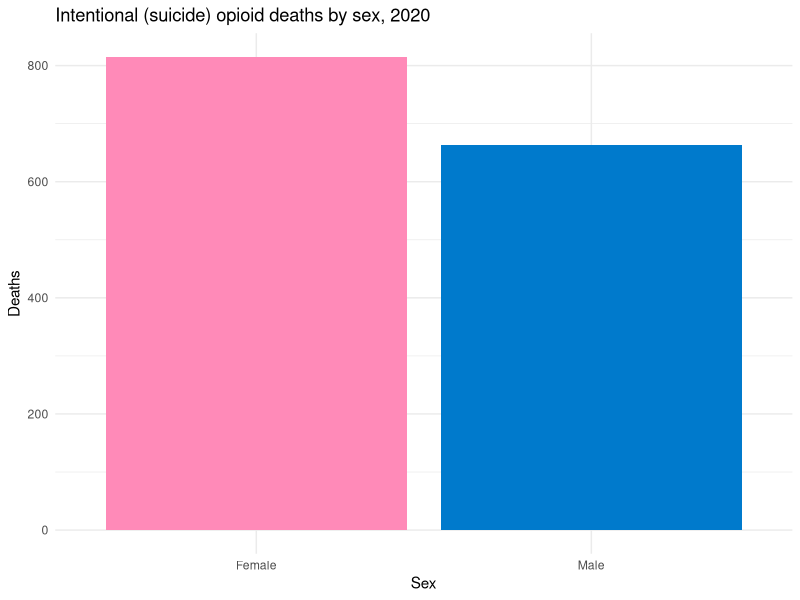
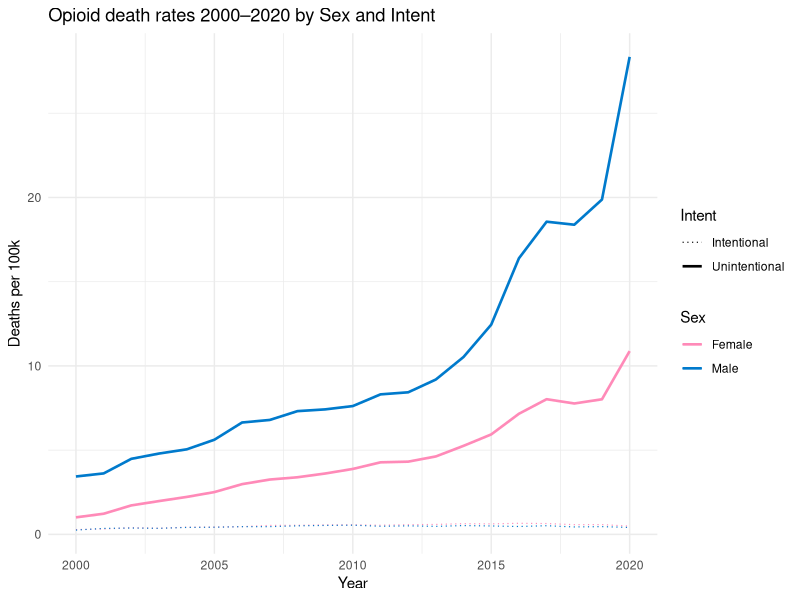
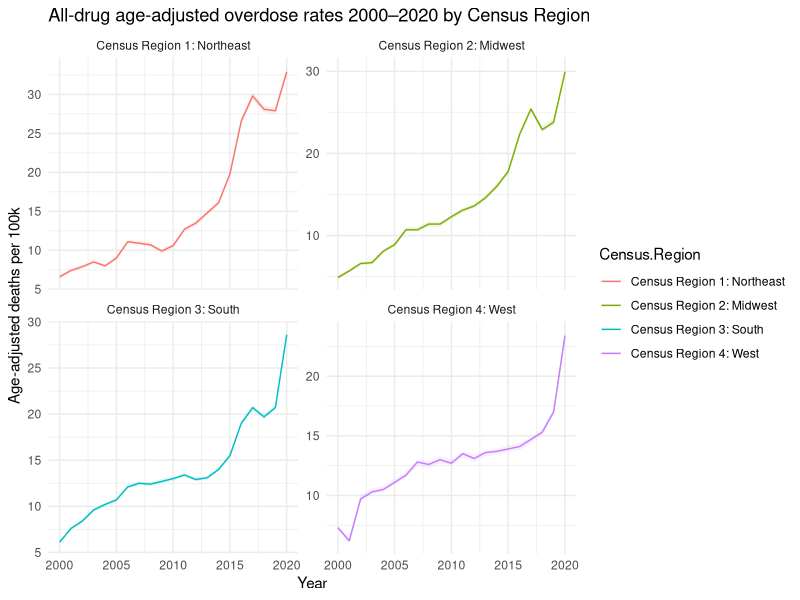
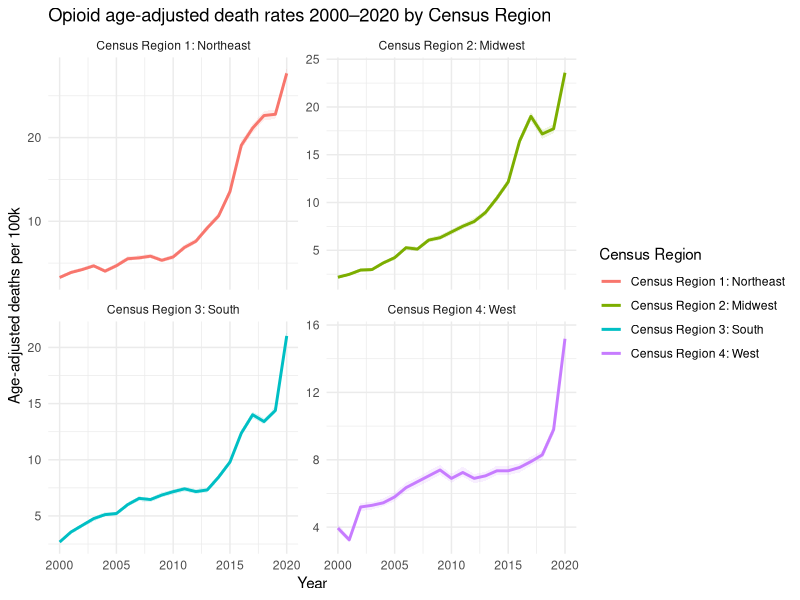
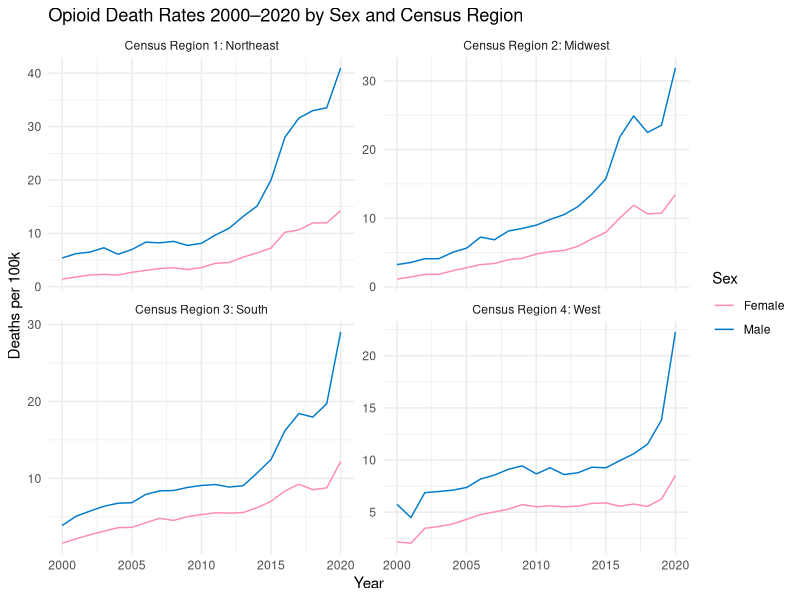
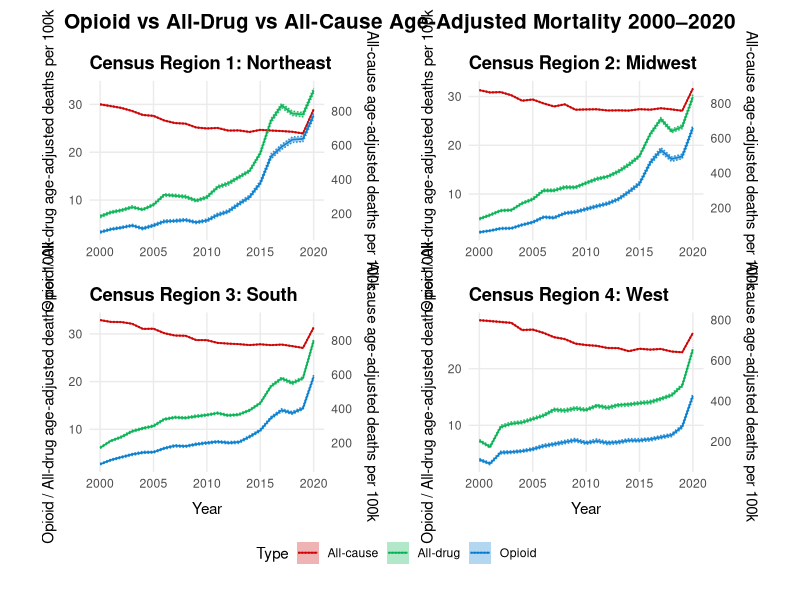

These figures' R source, in order:
## ---- chunk 1
library(dplyr)
library(ggplot2)
library(readr)
library(patchwork)
## ---- chunk 2
sex_unintent <- read.csv("../data/wonder_opioid/Sex-Unintentional.csv")
sex_intent   <- read.csv("../data/wonder_opioid/Sex-Intentional.csv")
census_region_all <- read.csv("../data/wonder_opioid/Census-Region-Drug-Overdose.csv")

# restrict to 2000–2020 and make numeric
clean_years <- function(df) {
  df %>%
    mutate(
      Year = as.numeric(Year),
      Deaths = as.numeric(Deaths),
      Population = as.numeric(Population)
    ) %>%
    filter(Year >= 2000, Year <= 2020)
}

sex_unintent <- clean_years(sex_unintent)
sex_intent   <- clean_years(sex_intent)
census_region_all <- clean_years(census_region_all)

# combine opioid files
opioid_sex <- bind_rows(
  sex_unintent %>% mutate(Intent = "Unintentional"),
  sex_intent   %>% mutate(Intent = "Intentional")
)
## ---- chunk 3
year_focus <- 2020

suicide_by_sex <- opioid_sex %>%
  filter(Intent == "Intentional", Year == year_focus) %>%
  group_by(Sex) %>%
  summarise(
    deaths = sum(Deaths, na.rm = TRUE),
    pop = sum(Population, na.rm = TRUE),
    rate = 100000 * deaths / pop,
    .groups = "drop"
  ) %>%
  mutate(prop_within_intent = deaths / sum(deaths))

suicide_by_sex
## ---- chunk 4
ggplot(suicide_by_sex, aes(x = Sex, y = deaths, fill = Sex)) +
  geom_col() +
  scale_fill_manual(values = c(
    "Male" = "#007acc",
    "Female" = "#ff8ab8"
  )) +
  labs(
    title = paste("Intentional (suicide) opioid deaths by sex,", year_focus),
    x = "Sex",
    y = "Deaths"
  ) +
  theme_minimal() +
  theme(legend.position = "none")
## ---- chunk 5
intent_compare <- opioid_sex %>%
  filter(Year == year_focus) %>%
  group_by(Intent) %>%
  summarise(
    deaths = sum(Deaths, na.rm = TRUE),
    pop = sum(Population, na.rm = TRUE),
    rate = 100000 * deaths / pop,
    .groups = "drop"
  ) %>%
  mutate(prop_of_total = deaths / sum(deaths))

intent_compare
## ---- chunk 6
opioid_trend <- opioid_sex %>%
  group_by(Year, Intent, Sex) %>%
  summarise(
    deaths = sum(Deaths, na.rm = TRUE),
    pop = sum(Population, na.rm = TRUE),
    rate = 100000 * deaths / pop,
    .groups = "drop"
  )
## ---- chunk 7
ggplot() +
  # unintentional (solid, thicker)
  geom_line(
    data = opioid_trend %>% filter(Intent == "Unintentional"),
    aes(x = Year, y = rate, color = Sex, linetype = "Unintentional"),
    linewidth = 0.9
  ) +
  # intentional (dotted, thinner)
  geom_line(
    data = opioid_trend %>% filter(Intent == "Intentional"),
    aes(x = Year, y = rate, color = Sex, linetype = "Intentional"),
    linewidth = 0.4
  ) +
  scale_color_manual(values = c(
    "Male" = "#007acc",
    "Female" = "#ff8ab8"
  )) +
  scale_linetype_manual(values = c(
    "Intentional" = "dotted",
    "Unintentional" = "solid"
  )) +
  labs(
    title = "Opioid death rates 2000–2020 by Sex and Intent",
    x = "Year",
    y = "Deaths per 100k",
    color = "Sex",
    linetype = "Intent"
  ) +
  theme_minimal()

## ---- chunk 8
region_trend <- census_region_all %>%
  mutate(
    rate  = Age.Adjusted.Rate,
    lower = Age.Adjusted.Rate.Lower.95..Confidence.Interval,
    upper = Age.Adjusted.Rate.Upper.95..Confidence.Interval
  ) %>%
  group_by(Census.Region, Year) %>%
  summarise(
    rate  = first(rate),
    lower = first(lower),
    upper = first(upper),
    .groups = "drop"
  )
## ---- chunk 9
all_drug_census <- ggplot(region_trend,
                          aes(x = Year, y = rate, color = Census.Region)) +
  geom_ribbon(aes(ymin = lower, ymax = upper, fill = Census.Region),
              alpha = 0.12, color = NA) +
  geom_line() +
  facet_wrap(~ Census.Region, scales = "free_y") +
  labs(
    title = "All-drug age-adjusted overdose rates 2000–2020 by Census Region",
    y = "Age-adjusted deaths per 100k",
    x = "Year"
  ) +
  theme_minimal() +
  scale_fill_discrete(guide = "none")  # hide separate fill legend

all_drug_census
## ---- chunk 10
region_growth <- region_trend %>%
  group_by(Census.Region) %>%
  arrange(Year) %>%
  summarise(
    rate_2000 = rate[Year == 2000],
    rate_2020 = rate[Year == 2020],
    pct_change = 100 * (rate_2020 - rate_2000) / rate_2000,
    growth_factor = rate_2020 / rate_2000,
    .groups = "drop"
  )

region_growth
## ---- chunk 11
census_region_opioid <- read.csv("../data/wonder_opioid/Census-Region-Sex.csv")

census_region_opioid <- census_region_opioid %>%
  mutate(
    Year = as.numeric(Year),
    Deaths = as.numeric(Deaths),
    Population = as.numeric(Population),
    rate_aa  = Age.Adjusted.Rate,
    lower_aa = Age.Adjusted.Rate.Lower.95..Confidence.Interval,
    upper_aa = Age.Adjusted.Rate.Upper.95..Confidence.Interval
  ) %>%
  filter(Year >= 2000, Year <= 2020)

opioid_region <- census_region_opioid %>%
  group_by(Census.Region, Year) %>%
  summarise(
    rate  = weighted.mean(rate_aa,  w = Population, na.rm = TRUE),
    lower = weighted.mean(lower_aa, w = Population, na.rm = TRUE),
    upper = weighted.mean(upper_aa, w = Population, na.rm = TRUE),
    .groups = "drop"
  )
## ---- chunk 12
opioid_census_region <- ggplot(opioid_region,
                               aes(x = Year, y = rate, color = Census.Region)) +
  geom_ribbon(aes(ymin = lower, ymax = upper, fill = Census.Region),
              alpha = 0.12, color = NA) +
  geom_line(linewidth = 1) +
  facet_wrap(~ Census.Region, scales = "free_y") +
  labs(
    title = "Opioid age-adjusted death rates 2000–2020 by Census Region",
    x = "Year",
    y = "Age-adjusted deaths per 100k",
    color = "Census Region"
  ) +
  theme_minimal() +
  scale_fill_discrete(guide = "none")

opioid_census_region
## ---- chunk 13
opioid_region_growth <- opioid_region %>%
  group_by(Census.Region) %>%
  summarise(
    rate_2000 = rate[Year == 2000],
    rate_2020 = rate[Year == 2020],
    pct_change = 100 * (rate_2020 - rate_2000) / rate_2000,
    growth_factor = rate_2020 / rate_2000,
    .groups = "drop"
  )

## ---- chunk 14
peak_years <- opioid_region %>%
  group_by(Census.Region) %>%
  slice_max(rate, n = 1)
## ---- chunk 15
opioid_region_sex <- census_region_opioid %>%
  group_by(Census.Region, Year, Sex) %>%
  summarise(
    deaths = sum(Deaths, na.rm = TRUE),
    pop    = sum(Population, na.rm = TRUE),
    rate   = 100000 * deaths / pop,
    .groups = "drop"
  )

ggplot(opioid_region_sex,
       aes(x = Year, y = rate, color = Sex)) +
  geom_line() +
  facet_wrap(~ Census.Region, scales = "free_y") +
  scale_color_manual(values = c(
    "Male" = "#007acc",
    "Female" = "#ff8ab8"
  )) +
  labs(
    title = "Opioid Death Rates 2000–2020 by Sex and Census Region",
    x = "Year",
    y = "Deaths per 100k",
    color = "Sex"
  ) +
  theme_minimal()
## ---- chunk 16
all_causes <- read.csv("../data/wonder_opioid/all-causes-of-death.csv")

allcause_df <- all_causes %>%
  mutate(
    Year = as.numeric(Year),
    Deaths = as.numeric(Deaths),
    Population = as.numeric(Population),
    rate_aa  = Age.Adjusted.Rate,
    lower_aa = Age.Adjusted.Rate.Lower.95..Confidence.Interval,
    upper_aa = Age.Adjusted.Rate.Upper.95..Confidence.Interval
  ) %>%
  filter(Year >= 2000, Year <= 2020)

allcause_region <- allcause_df %>%
  group_by(Census.Region, Year) %>%
  summarise(
    rate  = first(rate_aa),
    lower = first(lower_aa),
    upper = first(upper_aa),
    .groups = "drop"
  )
## ---- chunk 17
scale_factor <- max(allcause_region$rate, na.rm = TRUE) /
                max(bind_rows(opioid_region, region_trend)$rate, na.rm = TRUE)

combined_ci <- bind_rows(
  opioid_region %>%
    mutate(Type = "Opioid"),
  region_trend %>%
    mutate(Type = "All-drug"),
  allcause_region %>%
    mutate(
      Type = "All-cause",
      rate  = rate  / scale_factor,
      lower = lower / scale_factor,
      upper = upper / scale_factor
    )
)

make_plot <- function(region, show_x = FALSE) {
  ggplot(
    combined_ci %>% filter(Census.Region == region),
    aes(x = Year, y = rate, color = Type, fill = Type)
  ) +
    geom_ribbon(aes(ymin = lower, ymax = upper),
                alpha = 0.3, color = NA) +
    geom_line(linewidth = 0.6, alpha = 0.9) +
    geom_line(aes(y = lower), linewidth = 0.55, linetype = "11", alpha = 0.8) +
    geom_line(aes(y = upper), linewidth = 0.55, linetype = "11", alpha = 0.8) +
    scale_y_continuous(
      name   = "Opioid / All-drug age-adjusted deaths per 100k",
      sec.axis = sec_axis(
        ~ . * scale_factor,
        breaks = pretty(c(0, 800), 5),
        name   = "All-cause age-adjusted deaths per 100k"
      )
    ) +
    scale_color_manual(values = c(
      "Opioid"    = "#007acc",
      "All-drug"  = "#00b050",
      "All-cause" = "#cc0000"
    )) +
    scale_fill_manual(values = c(
      "Opioid"    = "#007acc",
      "All-drug"  = "#00b050",
      "All-cause" = "#cc0000"
    )) +
    labs(
      title = region,
      x     = if (show_x) "Year" else NULL,
      color = "Type",
      fill  = "Type"
    ) +
    theme_minimal(base_size = 11) +
    theme(
      plot.title        = element_text(hjust = 0, face = "bold"),
      axis.title.x      = element_text(margin = margin(t = 8)),
      axis.title.y.left = element_text(margin = margin(r = 8)),
      axis.title.y.right= element_text(margin = margin(l = 8)),
      strip.text = element_text(face = "bold", size = 12, hjust = 0.5),
      legend.position   = "bottom",
      panel.grid.minor  = element_blank()
    )
}

p1 <- make_plot("Census Region 1: Northeast", show_x = FALSE)
p2 <- make_plot("Census Region 2: Midwest",  show_x = FALSE)
p3 <- make_plot("Census Region 3: South",    show_x = TRUE)
p4 <- make_plot("Census Region 4: West",     show_x = TRUE)

final_plot <-
  (p1 | p2) /
  (p3 | p4) +
  plot_layout(guides = "collect") &
  theme(legend.position = "bottom",
        panel.spacing   = unit(1.5, "lines"),
        plot.margin     = margin(10, 15, 10, 15))

opioid_vs_drug_vs_all <- final_plot +
  plot_annotation(
    title = "Opioid vs All-Drug vs All-Cause Age-Adjusted Mortality 2000–2020",
    theme = theme(
      plot.title = element_text(hjust = 0.5, size = 15, face = "bold")
    )
  )
  
opioid_vs_drug_vs_all
